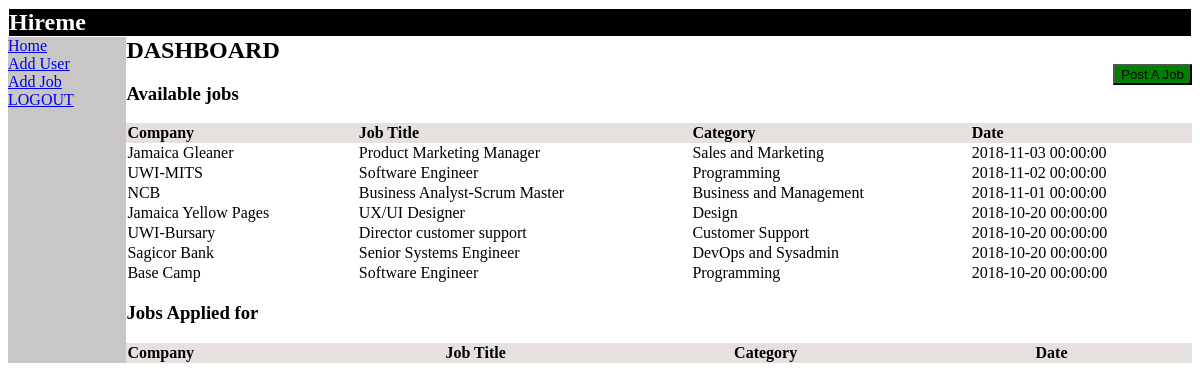
Page /home.php on the earlier database version.
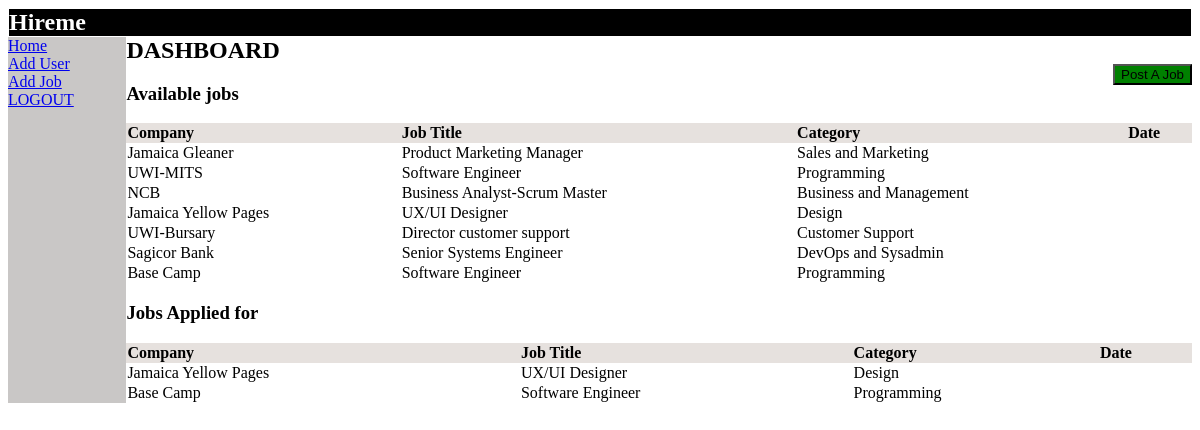
Same page on the later database version.
### tables this page shows
CREATE TABLE `availJobs` (

  `j_id` int(11) NOT NULL auto_increment,

  `company` char(35) NOT NULL default '',

  `job_title` char(35) NOT NULL default '',
  
  `category` char(35) NOT NULL default '',

  `date_avail` TIMESTAMP default CURRENT_TIMESTAMP on update CURRENT_TIMESTAMP,

  PRIMARY KEY  (`j_id`),
  
  FOREIGN KEY (`j_id`) REFERENCES jobs(`jobId`)

);

CREATE TABLE `jobs` (

  `jobId` int(11) NOT NULL auto_increment,

  `job_title` char(35) NOT NULL default '',
  
  `job_description` char(35) NOT NULL default '',

  `category` char(35) NOT NULL default '',
  
  `company_name` char(35) NOT NULL default '',

  `company_location` char(20) NOT NULL default '',

  `date_posted` TIMESTAMP default CURRENT_TIMESTAMP on update CURRENT_TIMESTAMP,

  PRIMARY KEY (`jobId`)

);

### home.php (the view, shortened to what this page needs)
<!DOCTYPE html>
<html>
    <head>
        <link rel="stylesheet" href="styles/home.css" type="text/css" />
    </head>
    <body>
        <div id='top' >
            <h2>Hireme</h2>
        </div>
            <div id='container'>
                <div id='sidebar'>
                    <a href="https://info2180-project3-rijkaa.c9users.io/home.php">Home</a><br/>
                    <a href="https://info2180-project3-rijkaa.c9users.io/addUser.html">Add User</a><br/>
                    <a href="https://info2180-project3-rijkaa.c9users.io/createNewJob.html">Add Job</a><br/>
                    <a href="https://info2180-project3-rijkaa.c9users.io/">LOGOUT</a>
                </div>
                <div id='container2'>
                    <div id='dash'>
                        <h2>DASHBOARD</h2>
                        <button onclick="location.href='createNewJob.html'" id='post'>Post A Job</button>
                    </div>
                    <div id='available'>
                        <h3>Available jobs</h3>
                        <?php
                            $host = getenv('IP');
                            $username = getenv('C9_USER');
                            $password = '';
                            $dbname = 'HireMe';
                            $conn = new PDO("mysql:host=$host;dbname=$dbname", $username, $password);
                            $conn->exec("INSERT INTO availJobs (company, job_title, category, date_avail) VALUES IN(
                                            SELECT company_name, job_title, category FROM jobs WHERE CURRENT_TIMESTAMP - date_posted < 2) ");
                            $stmt = $conn->query("SELECT * FROM availJobs ");
                            $results = $stmt->fetchAll(PDO::FETCH_ASSOC);
                            echo '<table style="width:100%; text-align:left; border-collapse:collapse;">';
                            echo '<tr style="background-color:#e6e1de">';
                            echo '<th>'.'Company'. '</th>';
                            echo '<th>'.'Job Title'. '</th>';
                            echo '<th>'.'Category'. '</th>';
                            echo '<th>'.'Date'. '</th>';
                            echo '</tr>';
                            foreach ($results as $row) {
                                echo '<tr>'.'<td>'.$row['company'].'</td>'. '<td>'.$row['job_title'].'</td>'.'<td>'.$row['category'].'</td>'.'<td>'.$row['date_avail'].'</td>'.'</tr>';
                            }
                            echo '</table>';
                        ?>
                    </div>
                    <div id='applied'>
                        <h3>Jobs Applied for</h3>
                       <?php
                            $host = getenv('IP');
                            $username = getenv('C9_USER');
                            $password = '';
                            $dbname = 'HireMe';
                            $conn = new PDO("mysql:host=$host;dbname=$dbname", $username, $password);
                            $stmt = $conn->query("SELECT * FROM jobs WHERE jobId IN (SELECT job_id FROM JobsAppliedFor WHERE user_id = 2 )");
                            $results = $stmt->fetchAll(PDO::FETCH_ASSOC);
                            echo '<table style="width:100%; text-align:left; border-collapse:collapse;">';
                            echo '<tr style="background-color:#e6e1de">';
                            echo '<th>'.'Company'. '</th>';
                            echo '<th>'.'Job Title'. '</th>';
                            echo '<th>'.'Category'. '</th>';
                            echo '<th>'.'Date'. '</th>';
                            echo '</tr>';
                            foreach ($results as $row) {
                                echo '<tr>'.'<td>'.$row['company_name'].'</td>'. '<td>'.$row['job_title'].'</td>'.'<td>'.$row['category'].'</td>'.'<td>'.$row['date_posted'].'</td>'.'</tr>';
                            }
                            echo '</table>';
                        ?>
                    </div>
                </div>
            </div>
    </body>
</html>

### styles/home.css (style rules this page uses)
body { background-color: white; }
#top { display:flex; background-color:black; color:white; border:1px solid; }
h2 { margin:0; padding:0; }
button { background-color: green; }
#container { display: flex; background-color:white; width:100%; float:left; }
#sidebar { background-color:#c9c7c6; width:10%; float: left; }
#container2 { background-color:white; height:100%; width:90%; float:right; }
#dash { background-color:white; clear:both; }
#post { position: relative; float:right; }

Differences in the rows shown:
changed availjobs "Jamaica Gleaner": date_avail "2018-11-03 00:00:00" → (not shown)
changed availjobs "UWI-MITS": date_avail "2018-11-02 00:00:00" → (not shown)
changed availjobs "NCB": date_avail "2018-11-01 00:00:00" → (not shown)
changed availjobs "Jamaica Yellow Pages": date_avail "2018-10-20 00:00:00" → (not shown)
changed availjobs "UWI-Bursary": date_avail "2018-10-20 00:00:00" → (not shown)
changed availjobs "Sagicor Bank": date_avail "2018-10-20 00:00:00" → (not shown)
changed availjobs "Base Camp": date_avail "2018-10-20 00:00:00" → (not shown)
added jobs: company_name "Jamaica Yellow Pages", job_title "UX/UI Designer", category "Design"
added jobs: company_name "Base Camp", job_title "Software Engineer", category "Programming"
